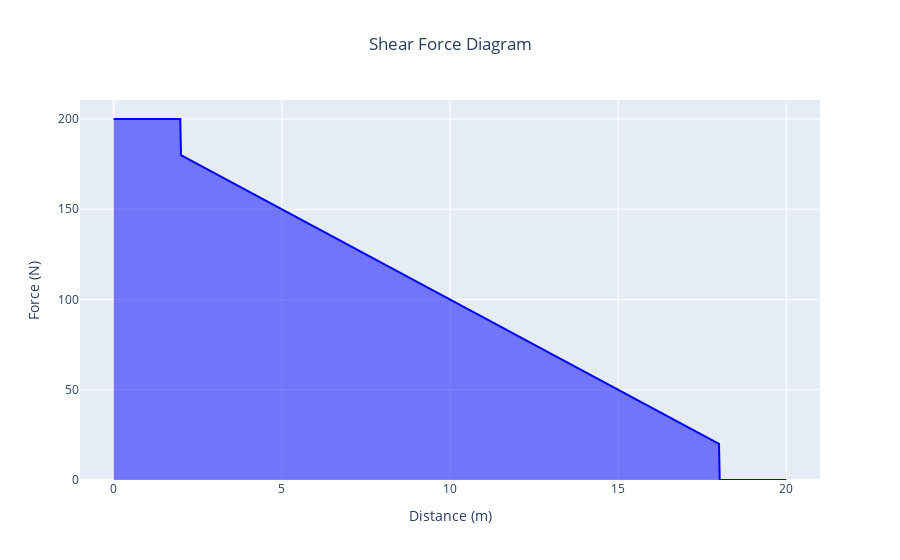
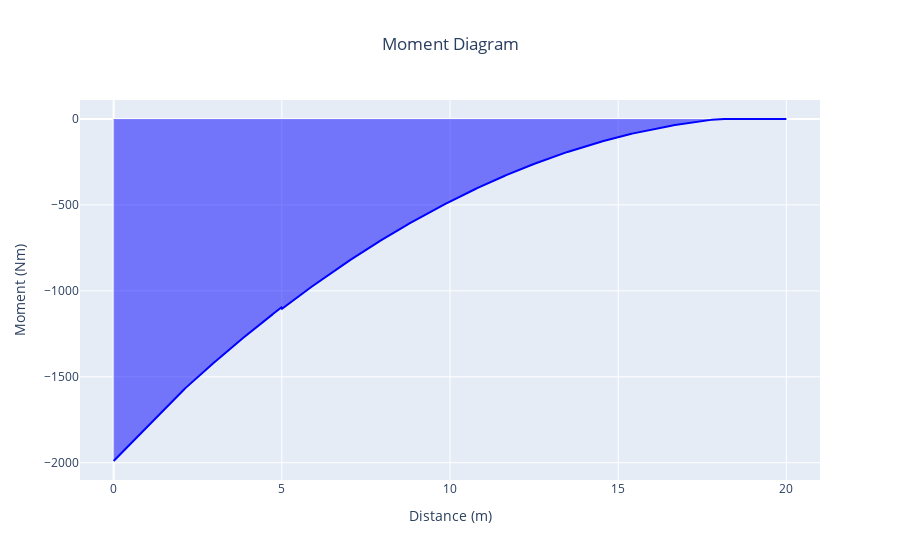

Notebook code for these charts, in order:
### Markdown cell above
Create a way for multiple point forces to be added. I add one point force, and maybe later I add another. It should show both point forces I added.

### Code cell
#Create the Beam Object
# sick_beam = Supported_Beam(length = 20, height = 1)
sick_beam = Cantilever_Beam(length = 20, height = 1)
#Adding forces onto the beam. It doesn't matter that order in which use these methods. 
sick_beam.point_force("F1",position = 2,magnitude= 20)
sick_beam.point_force("F2",position = 18,magnitude= 20)
sick_beam.uniform_load('UF1',start= 2,end = 18, distributed_load = 10)

#Adding Supports underneath the beam. The problem is limited to one fixed support
#Since adding more will make the problem statically indeterminate.
# sick_beam.fixed_support('SUP1', position= 2)
# sick_beam.roller_support('SUP2',position= 6)

#Add a couple onto the beam
sick_beam.moment('M2',position=5,magnitude=10)

#Once you've added the methods desired you can take a look at how the beam looks.
# sick_beam.force_dictionary
# sick_beam.moment_dictionary
sick_beam.diagrams()

### Figure 1 — Plotly figure (JSON) as saved in the notebook; plotly's stock layout.template omitted (floating-point values rounded to 4 significant figures; data arrays with more than 128 entries replaced by an {"elided": "..."} marker saying what was removed)
{"data": [{"fill": "tozeroy", "fillcolor": "light blue", "line": {"color": "blue"}, "mode": "lines", "name": "Shear Force", "type": "scatter", "x": {"elided": "1000 float values"}, "y": {"elided": "1000 float values"}}], "layout": {"title": {"text": "Shear Force Diagram", "x": 0.5}, "xaxis": {"range": [-1, 21], "title": {"text": "Distance (m)"}}, "yaxis": {"title": {"text": "Force (N)"}}}}

### Figure 2 — Plotly figure (JSON) as saved in the notebook; plotly's stock layout.template omitted (floating-point values rounded to 4 significant figures; data arrays with more than 128 entries replaced by an {"elided": "..."} marker saying what was removed)
{"data": [{"fill": "tozeroy", "fillcolor": "light blue", "line": {"color": "blue"}, "mode": "lines", "name": "Shear Force", "type": "scatter", "x": {"elided": "1000 float values"}, "y": {"elided": "1000 float values"}}], "layout": {"title": {"text": "Moment Diagram", "x": 0.5}, "xaxis": {"range": [-1, 21], "title": {"text": "Distance (m)"}}, "yaxis": {"title": {"text": "Moment (Nm)"}}}}
